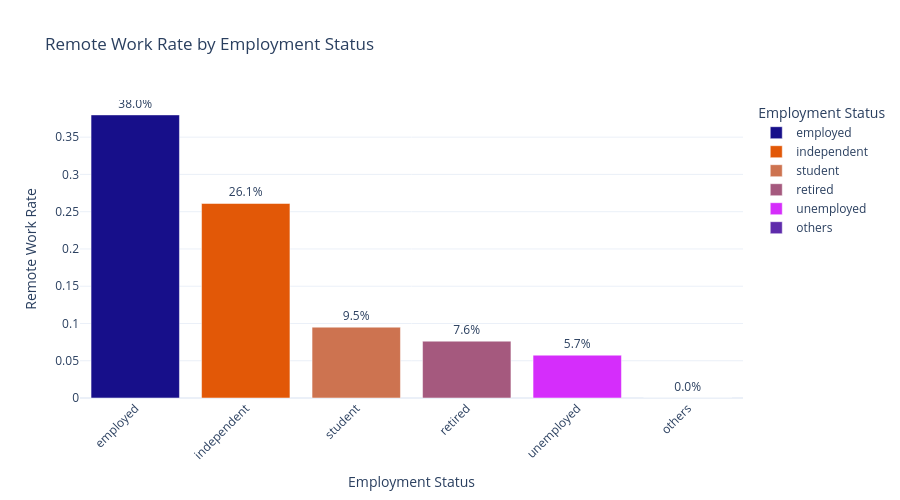

Notebook cell for this chart:
### Markdown cell above
### **Employment Status Distribution**

#### **Statistically Significance**
The chi-square test confirms that employment status is a statistically significant factor in predicting remote work arrangements (p < 0.05). This indicates that it should be included as a feature in the predictive model, as it provides meaningful information.

#### **Data Interpretation**
The data shows clear differences in remote work rates across employment groups. Employed respondents have suggesting that they are the most able to adopt remote work. While those that aren't formally employed have the lowest rates.

### Code cell
employ_remote = pd.DataFrame({
    'Employment': compressed_employment,
    'RemoteWork': target
})

employ_stats = employ_remote.groupby('Employment').agg({
    'RemoteWork': ['sum', 'count', 'mean']
}).reset_index()
employ_stats.columns = ['Employment', 'Remote_Count', 'Total_Count', 'Remote_Rate']
employ_stats = employ_stats.sort_values('Remote_Rate', ascending=False)

print("Employment Status and Remote Work Rates")
print(employ_stats.to_string(index=False))

contingency_table = pd.crosstab(employ_remote['Employment'], employ_remote['RemoteWork'])
chi2, p_value, dof, expected = chi2_contingency(contingency_table)
print(f"\nChi-Square Test:")
print(f"  X² = {chi2:.4f}")
print(f"  p-value = {p_value:.4e}")
print(f"  Significant: {'Yes' if p_value < 0.05 else 'No'}")

employ_colors = {emp: funcs.get_color(emp) for emp in employ_stats['Employment']}

fig = px.bar(employ_stats, x='Employment', y='Remote_Rate',
             title='Remote Work Rate by Employment Status',
             labels={'Remote_Rate': 'Remote Work Rate', 'Employment': 'Employment Status'},
             text=employ_stats['Remote_Rate'].apply(lambda x: f'{x*100:.1f}%'),
             color='Employment',
             color_discrete_map=employ_colors)
fig.update_traces(textposition='outside')
fig.update_layout(template='plotly_white', height=500, xaxis_tickangle=-45)
fig.show()

### Figure 1 — Plotly figure (JSON) as saved in the notebook; plotly's stock layout.template omitted (floating-point values rounded to 4 significant figures)
{"data": [{"hovertemplate": "Employment Status=%{x}<br>Remote Work Rate=%{y}<br>text=%{text}<extra></extra>", "legendgroup": "employed", "marker": {"color": "#170f8a", "pattern": {"shape": ""}}, "name": "employed", "orientation": "v", "showlegend": true, "text": ["38.0%"], "textposition": "outside", "type": "bar", "x": ["employed"], "xaxis": "x", "y": [0.3799], "yaxis": "y"}, {"hovertemplate": "Employment Status=%{x}<br>Remote Work Rate=%{y}<br>text=%{text}<extra></extra>", "legendgroup": "independent", "marker": {"color": "#e25807", "pattern": {"shape": ""}}, "name": "independent", "orientation": "v", "showlegend": true, "text": ["26.1%"], "textposition": "outside", "type": "bar", "x": ["independent"], "xaxis": "x", "y": [0.261], "yaxis": "y"}, {"hovertemplate": "Employment Status=%{x}<br>Remote Work Rate=%{y}<br>text=%{text}<extra></extra>", "legendgroup": "student", "marker": {"color": "#cd7350", "pattern": {"shape": ""}}, "name": "student", "orientation": "v", "showlegend": true, "text": ["9.5%"], "textposition": "outside", "type": "bar", "x": ["student"], "xaxis": "x", "y": [0.09508], "yaxis": "y"}, {"hovertemplate": "Employment Status=%{x}<br>Remote Work Rate=%{y}<br>text=%{text}<extra></extra>", "legendgroup": "retired", "marker": {"color": "#a5597e", "pattern": {"shape": ""}}, "name": "retired", "orientation": "v", "showlegend": true, "text": ["7.6%"], "textposition": "outside", "type": "bar", "x": ["retired"], "xaxis": "x", "y": [0.07627], "yaxis": "y"}, {"hovertemplate": "Employment Status=%{x}<br>Remote Work Rate=%{y}<br>text=%{text}<extra></extra>", "legendgroup": "unemployed", "marker": {"color": "#d52dfb", "pattern": {"shape": ""}}, "name": "unemployed", "orientation": "v", "showlegend": true, "text": ["5.7%"], "textposition": "outside", "type": "bar", "x": ["unemployed"], "xaxis": "x", "y": [0.05748], "yaxis": "y"}, {"hovertemplate": "Employment Status=%{x}<br>Remote Work Rate=%{y}<br>text=%{text}<extra></extra>", "legendgroup": "others", "marker": {"color": "#5e2bab", "pattern": {"shape": ""}}, "name": "others", "orientation": "v", "showlegend": true, "text": ["0.0%"], "textposition": "outside", "type": "bar", "x": ["others"], "xaxis": "x", "y": [0.0], "yaxis": "y"}], "layout": {"barmode": "relative", "height": 500, "legend": {"title": {"text": "Employment Status"}, "tracegroupgap": 0}, "title": {"text": "Remote Work Rate by Employment Status"}, "xaxis": {"anchor": "y", "categoryarray": ["employed", "independent", "student", "retired", "unemployed", "others"], "categoryorder": "array", "domain": [0, 1], "tickangle": -45, "title": {"text": "Employment Status"}}, "yaxis": {"anchor": "x", "domain": [0, 1], "title": {"text": "Remote Work Rate"}}}}
